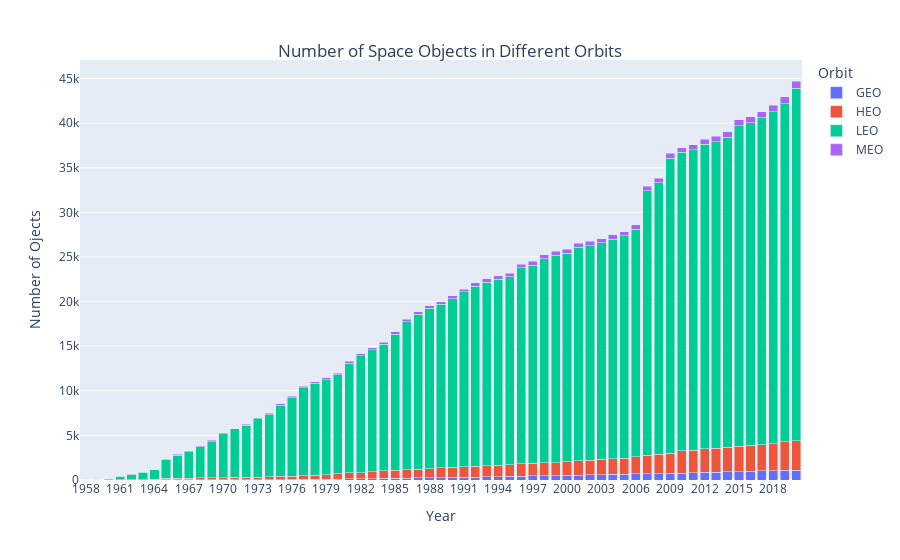

The notebook cell saved with this chart:
### Code cell
x_ticks = list(np.arange(1958, 2020, 3))
fig = px.bar(orbit_type, x='year_exist', y='count', color='Orbit', 
             labels={'year_exist': 'Year', "count":"Number of Ojects"})
fig.update_layout(title={'text': "Number of Space Objects in Different Orbits",
                         'x':0.5, 'y':0.92}, barmode="stack",
                 xaxis = dict(tickmode = 'array', tickvals = x_ticks))
fig.show()

### Figure 1 — Plotly figure (JSON) as saved in the notebook; plotly's stock layout.template omitted (floating-point values rounded to 4 significant figures)
{"data": [{"alignmentgroup": "True", "hovertemplate": "Orbit=GEO<br>Year=%{x}<br>Number of Ojects=%{y}<extra></extra>", "legendgroup": "GEO", "marker": {"color": "#636efa"}, "name": "GEO", "offsetgroup": "GEO", "orientation": "v", "showlegend": true, "textposition": "auto", "type": "bar", "x": [1963, 1964, 1965, 1966, 1967, 1968, 1969, 1970, 1971, 1972, 1973, 1974, 1975, 1976, 1977, 1978, 1979, 1980, 1981, 1982, 1983, 1984, 1985, 1986, 1987, 1988, 1989, 1990, 1991, 1992, 1993, 1994, 1995, 1996, 1997, 1998, 1999, 2000, 2001, 2002, 2003, 2004, 2005, 2006, 2007, 2008, 2009, 2010, 2011, 2012, 2013, 2014, 2015, 2016, 2017, 2018, 2019, 2020], "xaxis": "x", "y": [1, 2, 3, 4, 8, 10, 13, 17, 21, 25, 30, 39, 53, 67, 77, 91, 100, 109, 123, 141, 158, 175, 199, 216, 228, 247, 265, 291, 311, 332, 353, 384, 410, 435, 462, 480, 498, 533, 553, 578, 607, 627, 648, 673, 694, 726, 754, 783, 814, 852, 878, 911, 949, 983, 1017, 1050, 1081, 1095], "yaxis": "y"}, {"alignmentgroup": "True", "hovertemplate": "Orbit=HEO<br>Year=%{x}<br>Number of Ojects=%{y}<extra></extra>", "legendgroup": "HEO", "marker": {"color": "#EF553B"}, "name": "HEO", "offsetgroup": "HEO", "orientation": "v", "showlegend": true, "textposition": "auto", "type": "bar", "x": [1959, 1961, 1962, 1963, 1964, 1965, 1966, 1967, 1968, 1969, 1970, 1971, 1972, 1973, 1974, 1975, 1976, 1977, 1978, 1979, 1980, 1981, 1982, 1983, 1984, 1985, 1986, 1987, 1988, 1989, 1990, 1991, 1992, 1993, 1994, 1995, 1996, 1997, 1998, 1999, 2000, 2001, 2002, 2003, 2004, 2005, 2006, 2007, 2008, 2009, 2010, 2011, 2012, 2013, 2014, 2015, 2016, 2017, 2018, 2019, 2020], "xaxis": "x", "y": [2, 4, 8, 47, 61, 175, 180, 205, 219, 233, 249, 260, 273, 287, 302, 350, 376, 413, 458, 502, 569, 663, 695, 749, 836, 905, 950, 978, 1032, 1098, 1148, 1187, 1215, 1246, 1277, 1303, 1368, 1396, 1433, 1458, 1496, 1601, 1634, 1730, 1767, 1797, 1949, 2108, 2149, 2238, 2475, 2544, 2633, 2663, 2766, 2838, 2893, 2961, 3009, 3192, 3315], "yaxis": "y"}, {"alignmentgroup": "True", "hovertemplate": "Orbit=LEO<br>Year=%{x}<br>Number of Ojects=%{y}<extra></extra>", "legendgroup": "LEO", "marker": {"color": "#00cc96"}, "name": "LEO", "offsetgroup": "LEO", "orientation": "v", "showlegend": true, "textposition": "auto", "type": "bar", "x": [1958, 1959, 1960, 1961, 1962, 1963, 1964, 1965, 1966, 1967, 1968, 1969, 1970, 1971, 1972, 1973, 1974, 1975, 1976, 1977, 1978, 1979, 1980, 1981, 1982, 1983, 1984, 1985, 1986, 1987, 1988, 1989, 1990, 1991, 1992, 1993, 1994, 1995, 1996, 1997, 1998, 1999, 2000, 2001, 2002, 2003, 2004, 2005, 2006, 2007, 2008, 2009, 2010, 2011, 2012, 2013, 2014, 2015, 2016, 2017, 2018, 2019, 2020], "xaxis": "x", "y": [6, 16, 67, 431, 599, 826, 1066, 2139, 2576, 2933, 3484, 4052, 4903, 5462, 5828, 6577, 6990, 7961, 8801, 9866, 10297, 10658, 11110, 12303, 13112, 13684, 14195, 15258, 16587, 17392, 17970, 18337, 18886, 19590, 20180, 20580, 20857, 21044, 21975, 22213, 22883, 23246, 23408, 23930, 24069, 24227, 24612, 24911, 25461, 29604, 30436, 33091, 33447, 33637, 34130, 34383, 34716, 35933, 36179, 36621, 37194, 37904, 39511], "yaxis": "y"}, {"alignmentgroup": "True", "hovertemplate": "Orbit=MEO<br>Year=%{x}<br>Number of Ojects=%{y}<extra></extra>", "legendgroup": "MEO", "marker": {"color": "#ab63fa"}, "name": "MEO", "offsetgroup": "MEO", "orientation": "v", "showlegend": true, "textposition": "auto", "type": "bar", "x": [1961, 1962, 1963, 1965, 1966, 1967, 1968, 1969, 1970, 1972, 1974, 1975, 1976, 1977, 1978, 1979, 1980, 1981, 1982, 1983, 1984, 1985, 1986, 1987, 1988, 1989, 1990, 1991, 1992, 1993, 1994, 1995, 1996, 1997, 1998, 1999, 2000, 2001, 2002, 2003, 2004, 2005, 2006, 2007, 2008, 2009, 2010, 2011, 2012, 2013, 2014, 2015, 2016, 2017, 2018, 2019, 2020], "xaxis": "x", "y": [12, 17, 70, 75, 102, 123, 138, 139, 145, 147, 152, 159, 164, 170, 179, 185, 190, 195, 201, 214, 231, 246, 252, 261, 271, 292, 305, 313, 361, 373, 389, 403, 408, 417, 421, 432, 446, 455, 459, 469, 477, 485, 496, 509, 525, 536, 551, 571, 582, 592, 628, 653, 679, 696, 754, 777, 795], "yaxis": "y"}], "layout": {"barmode": "stack", "legend": {"title": {"text": "Orbit"}, "tracegroupgap": 0}, "margin": {"t": 60}, "title": {"text": "Number of Space Objects in Different Orbits", "x": 0.5, "y": 0.92}, "xaxis": {"anchor": "y", "domain": [0, 1], "tickmode": "array", "tickvals": [1958, 1961, 1964, 1967, 1970, 1973, 1976, 1979, 1982, 1985, 1988, 1991, 1994, 1997, 2000, 2003, 2006, 2009, 2012, 2015, 2018], "title": {"text": "Year"}}, "yaxis": {"anchor": "x", "domain": [0, 1], "title": {"text": "Number of Ojects"}}}}
